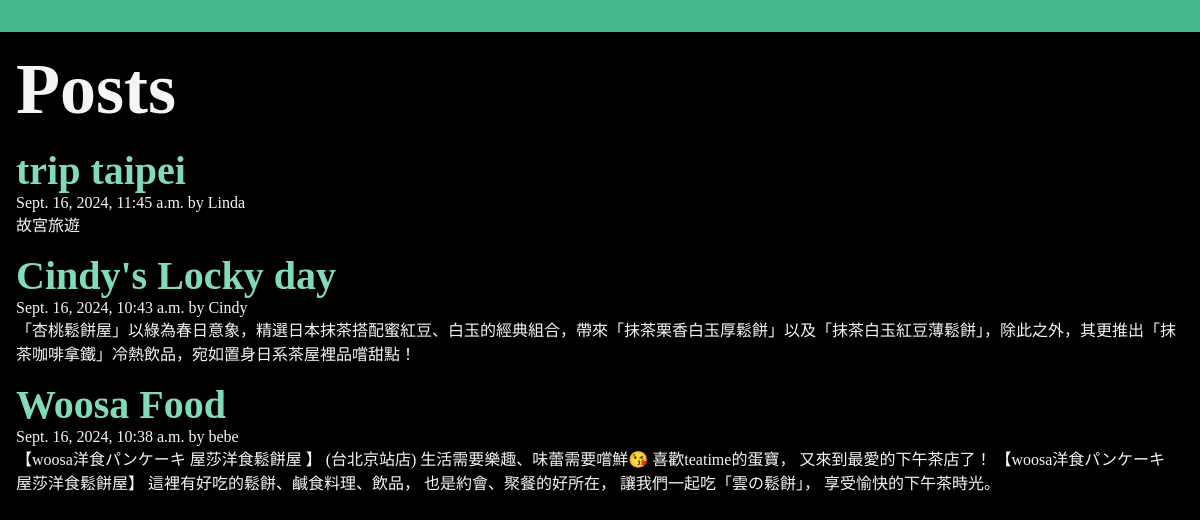
/posts/, run on the app's committed database.
### posts/models.py (models this page shows, shortened)
class Post(models.Model):
    title = models.CharField(max_length=75)
    body = models.TextField()
    slug = models.SlugField()
    date = models.DateTimeField(auto_now_add=True)
    banner = models.ImageField(default='fallback.png', blank=True)
    author = models.ForeignKey(User, on_delete=models.CASCADE, default=None)

### posts/views.py (the view)
# urls.py: path('', views.posts_list, name="list"),
def posts_list(request):
    posts = Post.objects.all().order_by('-date')
    return render(request,'posts/posts_list.html',{'posts':posts})

### posts/templates/posts/posts_list.html (shortened to what this page needs)
{% extends 'layout.html' %}
{% block content %}
    <section>
        <h1>Posts</h1>
        {% for post in posts %}
            <article class="post">
                <h2>
                    <a href="{% url 'posts:page' slug=post.slug %}">
                        {{ post.title }}
                    </a>
                </h2>
                <p>{{ post.date }} by {{ post.author}} </p>
                <p>{{ post.body }}</p>
            </article>
        {% endfor %}
    </section>
{% endblock %}

### static/css/style.css (style rules this page uses)
* { margin: 0; padding: 0; box-sizing: border-box; }
body { min-height: 100vh; background-color: black; color: whitesmoke; font-size: 3rem; }
section { display: flex; flex-flow: column; gap: 1rem; }
h2 { font-size: 2.5rem; }
p { font-size: 1rem; }
a { text-decoration: none; color: #81dbb8; }

### data on the page
Post: title "trip taipei", date "Sept. 16, 2024, 11:45 a.m.", author "Linda", body "故宮旅遊"
Post: title "Cindy's Locky day", date "Sept. 16, 2024, 10:43 a.m.", author "Cindy", body "「杏桃鬆餅屋」以綠為春日意象，精選日本抹茶搭配蜜紅豆、白玉的經典組合，帶來「抹茶栗香白玉厚鬆餅」以及「抹茶白玉紅豆薄鬆餅」，除此之外，其更推出「抹茶咖啡拿鐵」冷熱飲品，宛如置身日系茶屋裡品嚐甜點！"
Post: title "Woosa Food", date "Sept. 16, 2024, 10:38 a.m.", author "bebe", body "【woosa洋食パンケーキ 屋莎洋食鬆餅屋 】 (台北京站店) 生活需要樂趣、味蕾需要嚐鮮😘 喜歡teatime的蛋寶， 又來到最愛的下午茶店了！ 【woosa洋食パンケーキ 屋莎洋食鬆餅屋】 這裡有好吃的鬆餅、鹹食料理、飲品， 也是約會、聚餐的好所在， 讓我們一起吃「雲の鬆餅」， 享受愉快的下午茶時光。"
